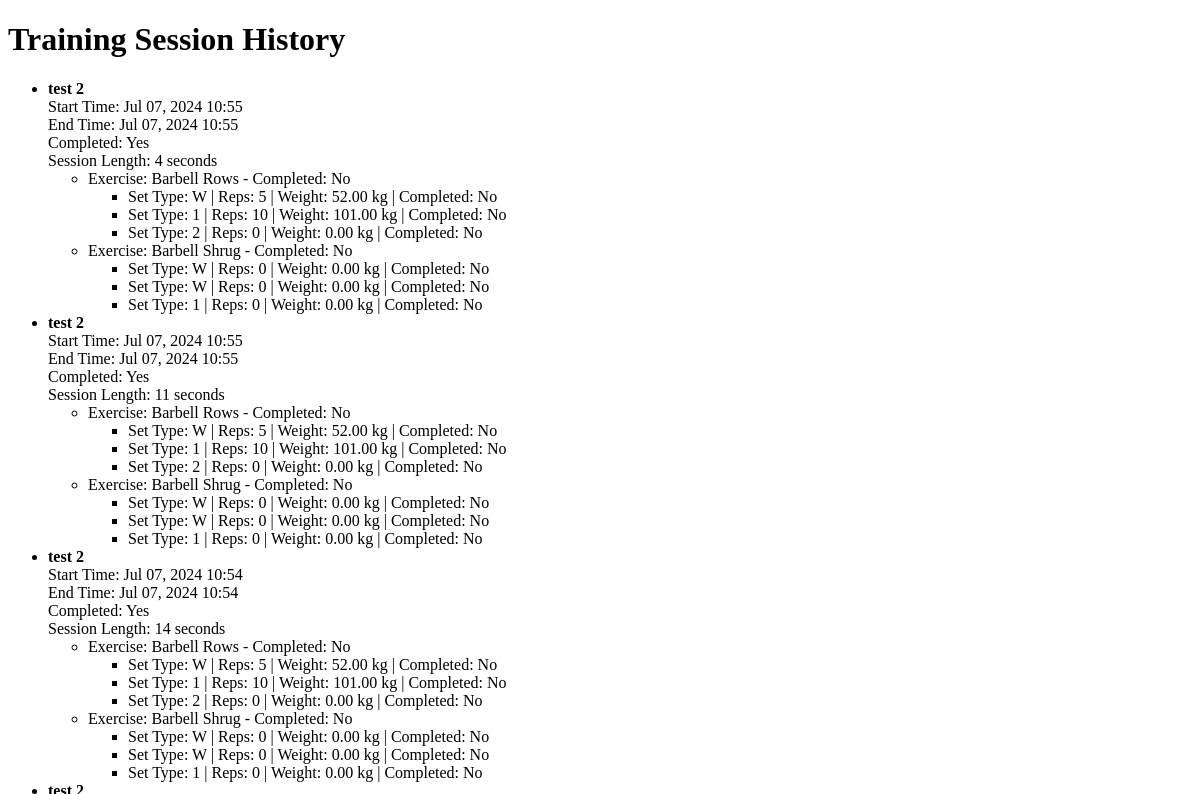
Before: /training-history/ (upper part) with the older database file.
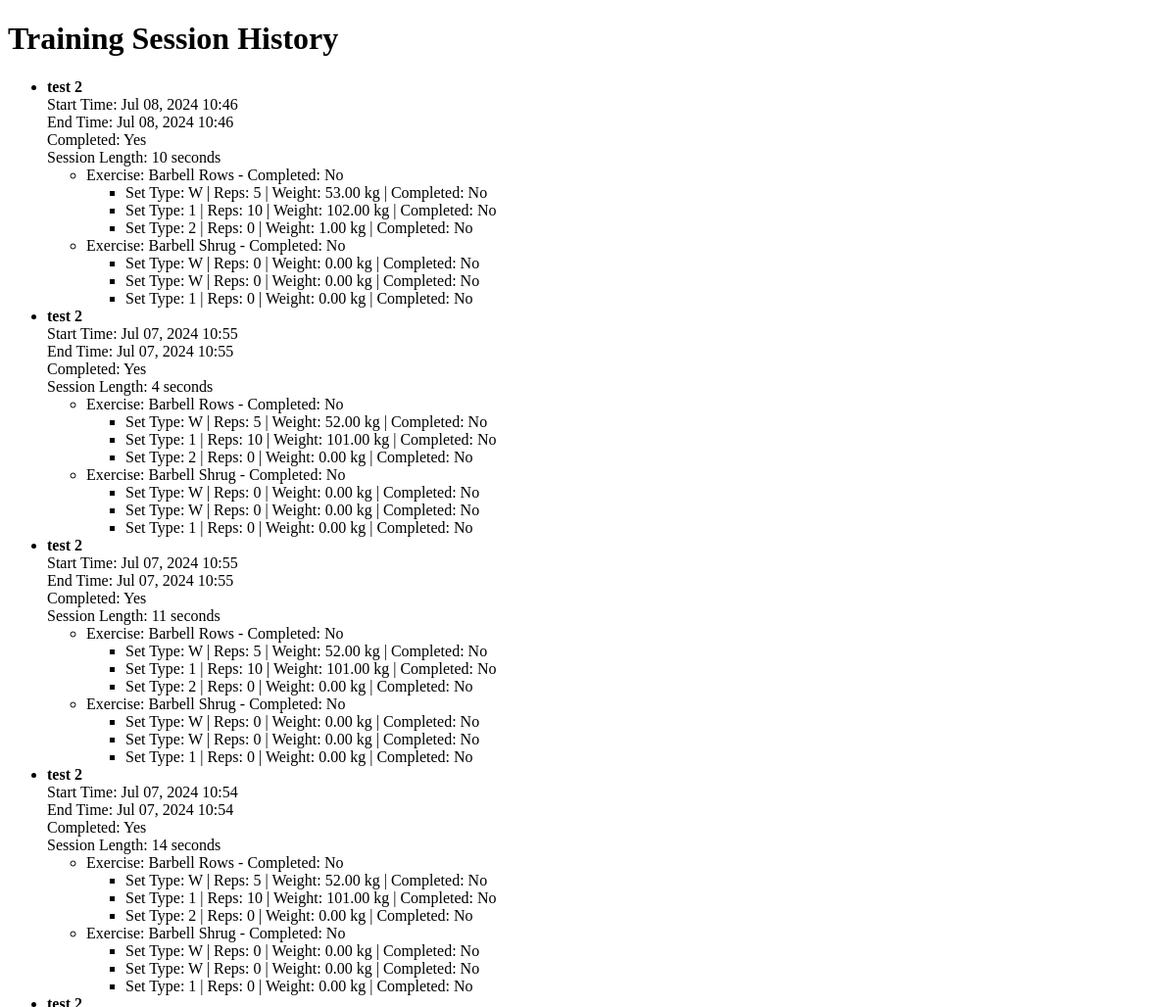
After: the same page with the newer database file.
### training_sessions/models.py (models this page shows, shortened)
class TrainingSession(models.Model):
    template = models.ForeignKey(TrainingTemplate, on_delete=models.CASCADE)
    start_time = models.DateTimeField(auto_now_add=True)
    end_time = models.DateTimeField(null=True, blank=True)
    is_completed = models.BooleanField(default=False)

class SessionExercise(models.Model):
    session = models.ForeignKey(TrainingSession, related_name='session_exercises', on_delete=models.CASCADE)
    exercise = models.ForeignKey(Exercise, on_delete=models.CASCADE)
    is_completed = models.BooleanField(default=False)

class SessionSet(models.Model):
    session_exercise = models.ForeignKey(SessionExercise, related_name='session_sets', on_delete=models.CASCADE)
    set_type = models.CharField(max_length=50)  # E.g., Warmup, Working
    reps = models.PositiveIntegerField()
    weight = models.DecimalField(max_digits=5, decimal_places=2)
    is_completed = models.BooleanField(default=False)

### training_templates/models.py (models this page shows, shortened)
class TrainingTemplate(models.Model):
    name = models.CharField(max_length=100)
    exercises = models.ManyToManyField(Exercise, through='ExerciseOrder')

### exercises/models.py (models this page shows, shortened)
class Exercise(models.Model):
    name = models.CharField(max_length=100)
    main_body_part = models.ForeignKey(BodyPart, on_delete=models.CASCADE, related_name='main_body_exercises')
    additional_body_parts = models.ManyToManyField(BodyPart, related_name='additional_body_exercises', blank=True)
    class Meta:
        ordering = ['name']  # Specify ordering by name

### training_history/views.py (the view)
# urls.py: path('', TrainingSessionHistoryView.as_view(), name='training_session_history'),
class TrainingSessionHistoryView(ListView):
    model = TrainingSession
    template_name = 'training_history/history.html'
    context_object_name = 'training_sessions'
    ordering = ['-start_time']
    def get_queryset(self):
        queryset = super().get_queryset().prefetch_related('session_exercises__session_sets')
        for session in queryset:
            if session.start_time and session.end_time:
                session.duration = session.end_time - session.start_time
            elif session.start_time:
                session.duration = timezone.now() - session.start_time
            else:
                session.duration = None
            if session.duration:
                total_seconds = session.duration.total_seconds()
                session.hours = int(total_seconds // 3600)
                session.minutes = int((total_seconds % 3600) // 60)
                session.seconds = int(total_seconds % 60)
            else:
                session.hours = session.minutes = session.seconds = 0
        return queryset

### training_history/templates/training_history/history.html (shortened to what this page needs)
<!DOCTYPE html>
<html lang="en">
<head>
</head>
<body>
    <h1>Training Session History</h1>
    {% if training_sessions %}
        <ul>
            {% for session in training_sessions %}
                <li>
                    <strong>{{ session.template.name }}</strong><br>
                    Start Time: {{ session.start_time|date:"M d, Y H:i" }}<br>
                    {% if session.end_time %}
                        End Time: {{ session.end_time|date:"M d, Y H:i" }}<br>
                    {% endif %}
                    Completed: {{ session.is_completed|yesno:"Yes,No" }}<br>
                    {% if session.duration %}
                        Session Length:
                        {% if session.seconds %}
                            {{ session.seconds }} second{% if session.seconds != 1 %}s{% endif %}
                        {% endif %}
                        <br>
                    {% else %}
                        Session Length: Not available<br>
                    {% endif %}
                    {% for session_exercise in session.session_exercises.all %}
                        <ul>
                            <li>
                                Exercise: {{ session_exercise.exercise.name }} - Completed: {{ session_exercise.is_completed|yesno:"Yes,No" }}
                                <ul>
                                    {% for session_set in session_exercise.session_sets.all %}
                                        <li>
                                            Set Type: {{ session_set.set_type }} | Reps: {{ session_set.reps }} | Weight: {{ session_set.weight }} kg | Completed: {{ session_set.is_completed|yesno:"Yes,No" }}
                                        </li>
                                    {% endfor %}
                                </ul>
                            </li>
                        </ul>
                    {% endfor %}
                </li>
            {% endfor %}
        </ul>
    {% else %}
        <p>No training sessions recorded yet.</p>
    {% endif %}
</body>
</html>

Changed rows visible on the page:
added TrainingSession: template.name "test 2", start_time "Jul 08, 2024 10:46", end_time "Jul 08, 2024 10:46", is_completed "Yes", seconds "10"
added SessionExercise: exercise.name "Barbell Rows", is_completed "No", shown under "test 2"
added SessionSet: set_type "W", reps "5", weight "53.00", is_completed "No", shown under "Barbell Rows"
added SessionSet: set_type "1", reps "10", weight "102.00", is_completed "No", shown under "Barbell Rows"
added SessionSet: set_type "2", reps "0", weight "1.00", is_completed "No", shown under "Barbell Rows"
added SessionExercise: exercise.name "Barbell Shrug", is_completed "No", shown under "test 2"
added SessionSet: set_type "W", reps "0", weight "0.00", is_completed "No", shown under "Barbell Shrug"
added SessionSet: set_type "W", reps "0", weight "0.00", is_completed "No", shown under "Barbell Shrug"
added SessionSet: set_type "1", reps "0", weight "0.00", is_completed "No", shown under "Barbell Shrug"
